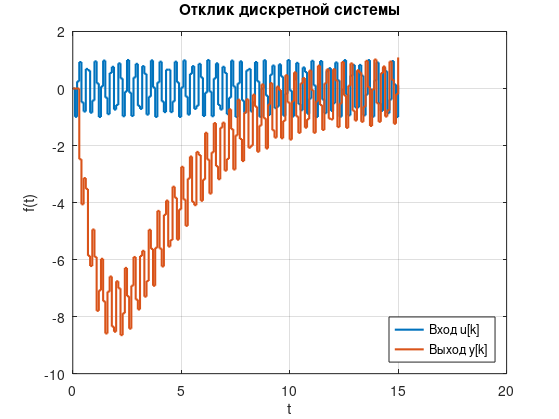

MATLAB code to generate this figure:
load('ident_lab2_v05.mat');
% исходные параметры
a1 = zad2.a1;
a2 = zad2.a2;
b = zad2.b;
w = zad2.w;

% Параметры
Td = 0.1;
t_end = 15;
t = 0:Td:t_end;
N = t_end/Td+1;

% Входной сигнал
u = sin(w*t);

% Создание дискретной передаточной функции
num = [b];
den = [1, a1, a2];
Wz = tf(num, den, Td);  % Ts - интервал дискретизации

% Расчет отклика
y = lsim(Wz, u, t);

% Графики
figure;
stairs(t, u, 'LineWidth', 1.5);
hold on;
stairs(t, y, 'LineWidth', 1.5);
hold off;
grid on;
legend('Вход u[k]', 'Выход y[k]', 'Location', 'southeast');
title('Отклик дискретной системы');
xlabel('t');
ylabel('f(t)');
set(gcf, 'PaperPositionMode','auto');
saveas(gcf, "images/task2.png")